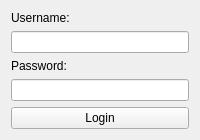
<?xml version="1.0" encoding="UTF-8"?>
<ui version="4.0">
 <class>Login</class>
 <widget class="QWidget" name="Login">
  <layout class="QVBoxLayout" name="verticalLayout">
   <item>
    <widget class="QLabel" name="label_username">
     <property name="text">
      <string>Username:</string>
     </property>
    </widget>
   </item>
   <item>
    <widget class="QLineEdit" name="lineEdit_username"/>
   </item>
   <item>
    <widget class="QLabel" name="label_password">
     <property name="text">
      <string>Password:</string>
     </property>
    </widget>
   </item>
   <item>
    <widget class="QLineEdit" name="lineEdit_password">
     <property name="echoMode">
      <enum>QLineEdit::Password</enum>
     </property>
    </widget>
   </item>
   <item>
    <widget class="QPushButton" name="button_login">
     <property name="text">
      <string>Login</string>
     </property>
    </widget>
   </item>
  </layout>
 </widget>
 <resources/>
 <connections/>
</ui>
